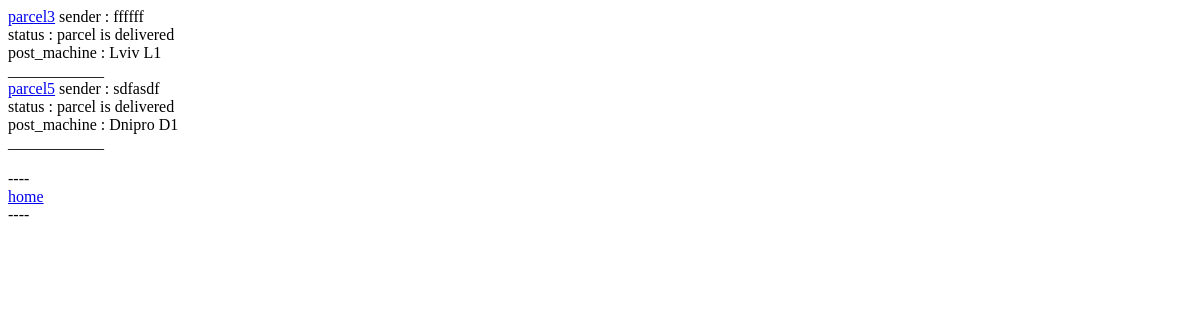
/parcel/ (signed in), run on an earlier commit of the app's database.
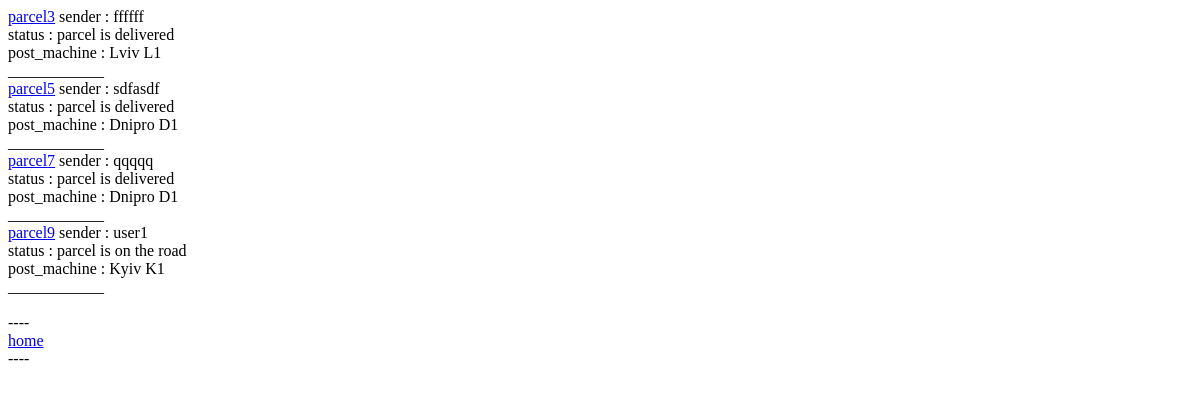
And on a later commit of the database.
### parcel/models.py (models this page shows, shortened)
class Parcel(models.Model):
    recipient = models.ForeignKey(User, on_delete=models.CASCADE)
    sender = models.CharField(max_length=200)
    size = models.IntegerField()
    post_machin = models.ForeignKey(PostMachin, on_delete=models.CASCADE)
    locker = models.ForeignKey(Locker, null=True, blank=True, default=None, on_delete=models.DO_NOTHING)
    order_date_time = models.DateTimeField('date published',default=datetime.now())
    update_date_time = models.DateTimeField('date published',default=datetime.now)
    open_date_time = models.DateTimeField('date published', null=True, blank=True)
    status = models.BooleanField(default=False)

### post_machin/models.py (models this page shows, shortened)
class PostMachin(models.Model):
    adress = models.CharField(max_length=200)
    city = models.CharField(max_length=200)

### parcel/views.py (the view)
# urls.py: path('', parcel.views.parcels_view),
def parcels_view(request):
    user = request.user
    parcels = models.Parcel.objects.filter(recipient=user)
    return render(request, 'parcels.html', context={'parcels':parcels})

### templates/parcels.html (shortened to what this page needs)
<!DOCTYPE html>
<html lang="en">
<head>
</head>
<body>
{% for parcel in parcels %}
    <a href="/parcel/{{ parcel.pk }}/">parcel{{ parcel.pk }}</a>
    sender : {{ parcel.sender }} <br>
    status :
        {% if parcel.status == True %}
            parcel is delivered
        {% else %}
            {% if parcel.locker is not None %}
                parcel is waiting for you
            {% else %}
                parcel is on the road
            {% endif %}
        {% endif %}
<br>
    post_machine : {{ parcel.post_machin.city }} {{ parcel.post_machin.adress }} <br>
    ____________
    <br>
{% endfor %}
   <br>----<br> <a href="/">home</a><br>----<br>
</body>
</html>

What changed in the data, as far as the page shows it:
added Parcel: pk "7", sender "qqqqq", status "parcel is delivered", post_machin.city "Dnipro", post_machin.adress "D1"
added Parcel: pk "9", sender "user1", status "parcel is on the road", post_machin.city "Kyiv", post_machin.adress "K1"
